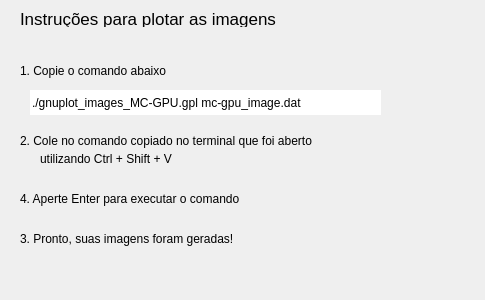
<?xml version="1.0" encoding="UTF-8"?>
<ui version="4.0">
 <class>instrucoesplot</class>
 <widget class="QDialog" name="instrucoesplot">
  <property name="geometry">
   <rect>
    <x>0</x>
    <y>0</y>
    <width>485</width>
    <height>300</height>
   </rect>
  </property>
  <property name="windowTitle">
   <string>Dialog</string>
  </property>
  <widget class="QLabel" name="titulo_instrucoes_plot">
   <property name="geometry">
    <rect>
     <x>20</x>
     <y>10</y>
     <width>431</width>
     <height>17</height>
    </rect>
   </property>
   <property name="font">
    <font>
     <pointsize>13</pointsize>
    </font>
   </property>
   <property name="text">
    <string>Instruções para plotar as imagens</string>
   </property>
  </widget>
  <widget class="QLabel" name="label">
   <property name="geometry">
    <rect>
     <x>20</x>
     <y>60</y>
     <width>241</width>
     <height>21</height>
    </rect>
   </property>
   <property name="text">
    <string>1. Copie o comando abaixo</string>
   </property>
  </widget>
  <widget class="QLineEdit" name="lineEdit">
   <property name="geometry">
    <rect>
     <x>30</x>
     <y>90</y>
     <width>351</width>
     <height>25</height>
    </rect>
   </property>
   <property name="text">
    <string>./gnuplot_images_MC-GPU.gpl mc-gpu_image.dat</string>
   </property>
   <property name="frame">
    <bool>false</bool>
   </property>
   <property name="readOnly">
    <bool>true</bool>
   </property>
  </widget>
  <widget class="QLabel" name="label_2">
   <property name="geometry">
    <rect>
     <x>20</x>
     <y>130</y>
     <width>381</width>
     <height>21</height>
    </rect>
   </property>
   <property name="text">
    <string>2. Cole no comando copiado no terminal que foi aberto </string>
   </property>
  </widget>
  <widget class="QLabel" name="label_3">
   <property name="geometry">
    <rect>
     <x>40</x>
     <y>150</y>
     <width>381</width>
     <height>17</height>
    </rect>
   </property>
   <property name="text">
    <string>utilizando Ctrl + Shift + V</string>
   </property>
  </widget>
  <widget class="QLabel" name="label_4">
   <property name="geometry">
    <rect>
     <x>20</x>
     <y>190</y>
     <width>371</width>
     <height>17</height>
    </rect>
   </property>
   <property name="text">
    <string>4. Aperte Enter para executar o comando</string>
   </property>
  </widget>
  <widget class="QLabel" name="label_5">
   <property name="geometry">
    <rect>
     <x>20</x>
     <y>230</y>
     <width>371</width>
     <height>17</height>
    </rect>
   </property>
   <property name="text">
    <string>3. Pronto, suas imagens foram geradas!</string>
   </property>
  </widget>
 </widget>
 <resources/>
 <connections/>
</ui>
